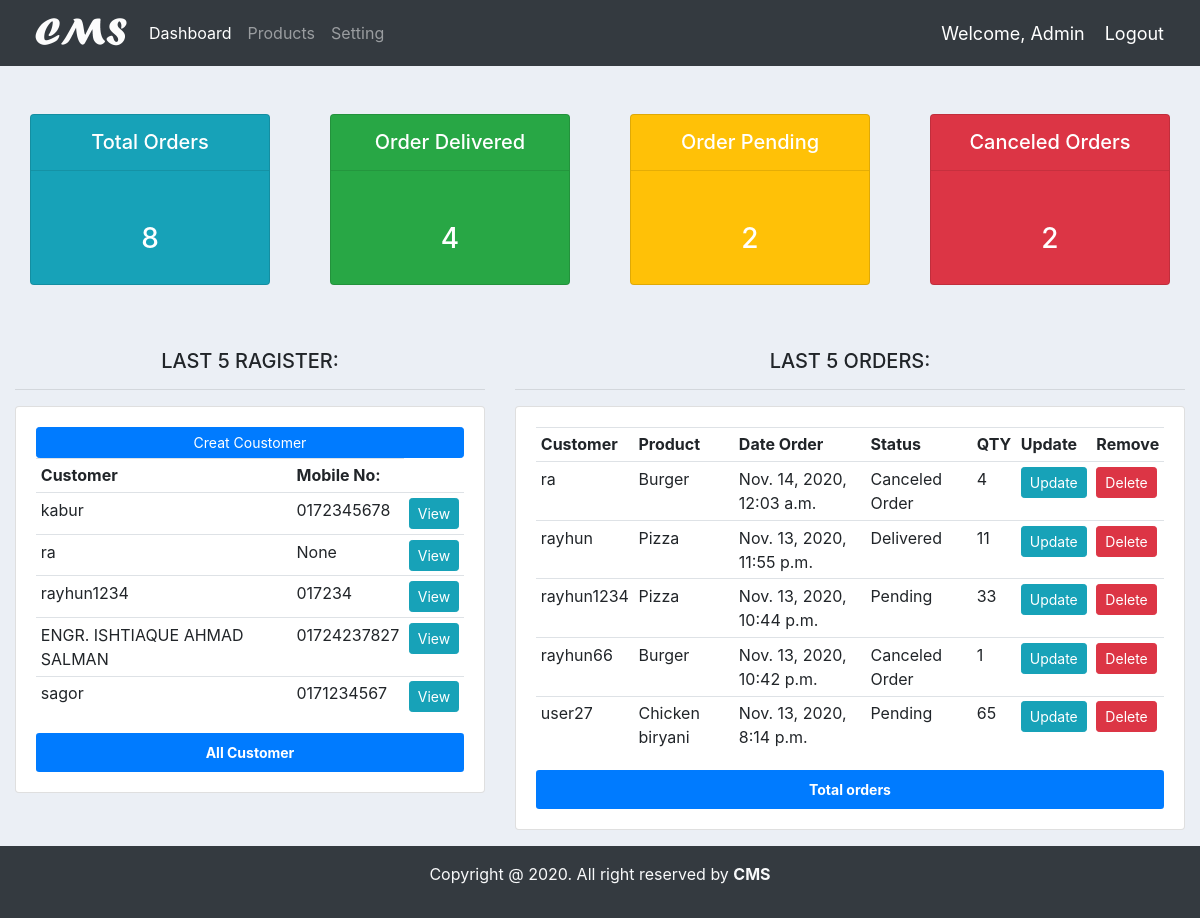
Page / (signed in) on the earlier database version.
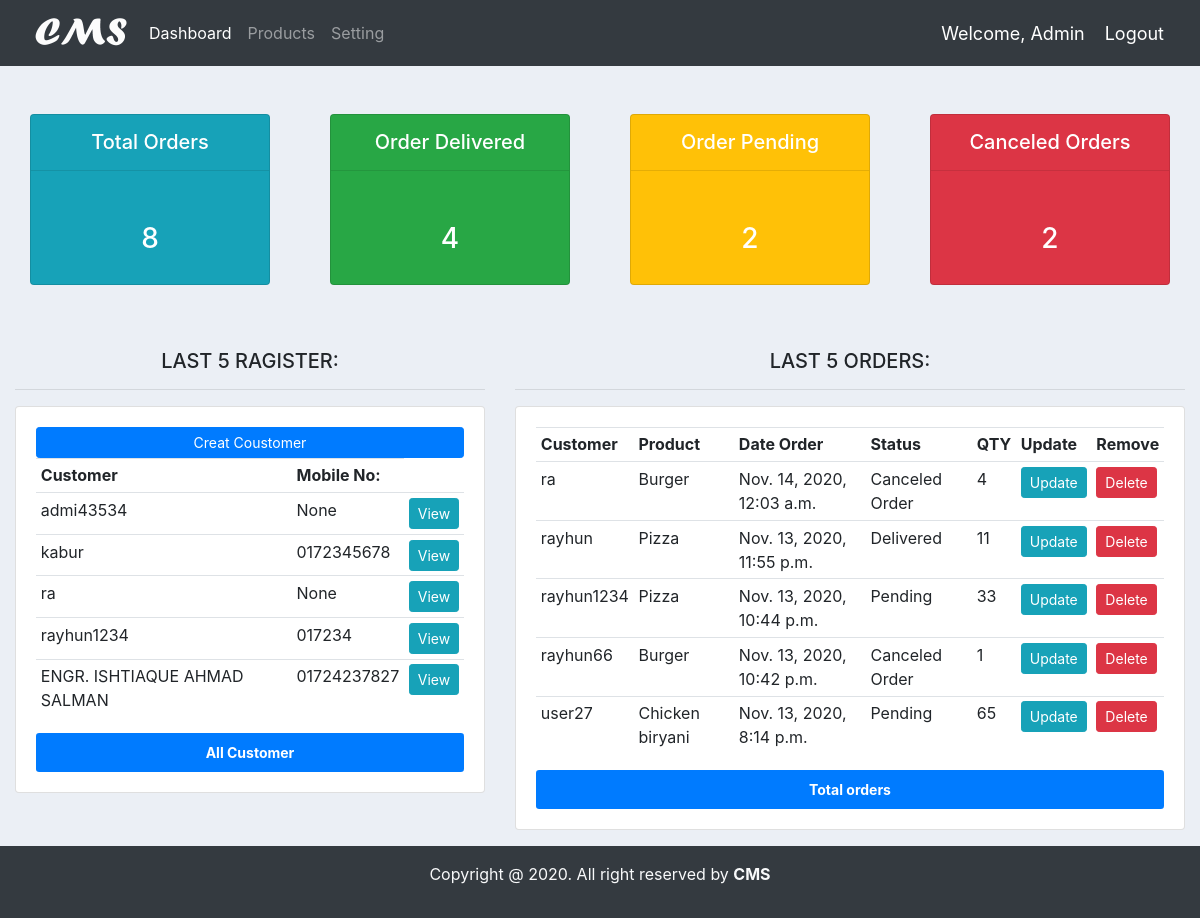
Same page on the later database version.
### accounts/models.py (models this page shows, shortened)
class Customer(models.Model):
    user = models.OneToOneField(User, null=True, blank=True, on_delete=models.CASCADE)
    name = models.CharField(max_length=200, null=True)
    phone = models.CharField(max_length=200, null=True)
    email = models.CharField(max_length=200, null=True)
    profile_pic = models.ImageField(default="demo.jpg", null=True, blank=True)
    date_created = models.DateTimeField(auto_now_add=True, null=True)
    def __str__(self):
        return str(self.name)

class Order(models.Model):
    STATUS = (
        ('Pending','Pending'),
        ('Canceled Order','Canceled Order'),
        ('Delivered','Delivered')
        )
    customer = models.ForeignKey(Customer, null=True, on_delete=models.SET_NULL)
    Product = models.ForeignKey(Product, null=True, on_delete=models.SET_NULL)
    date_created = models.DateTimeField(auto_now_add=True, null=True)
    statur = models.CharField(max_length=200, null=True, choices=STATUS)
    note = models.CharField(max_length=200, null=True)
    order_content = models.DecimalField(max_digits= 10000, null=True, decimal_places=0)

class Product(models.Model):
    CATAGORY = (
        ('Indoor','Indoor'),
        ('Out Door','Out Door'),
    )
    name = models.CharField(max_length=200, null=True)
    price = models.FloatField(null=True)
    catagory = models.CharField(max_length=200, null=True, choices=CATAGORY)
    descriprion = models.CharField(max_length=500 ,null=True, blank=True)
    data_created = models.DateTimeField(auto_now_add=True)
    tags = models.ManyToManyField(Tag)
    def __str__(self):
        return str(self.name)

### accounts/decorators.py (the view)
    def wrapper_func(request, *args, **kwargs):
        group = None
        if request.user.groups.exists():
            group = request.user.groups.all()[0].name
        if group == 'customer':
            return redirect('user_profile')
        elif group == 'admin':
            return view_func(request, *args, **kwargs)
        else:
            context = {}
            return render(request, 'accounts/customer_not_auth.html', context)

### accounts/views.py (called while the page is built)
@login_required(login_url='login')
@admin_only
def home(request):
    orders = Order.objects.all()
    last_five = orders.order_by('-date_created')[0:5]
    customers = Customer.objects.all()
    last_five_customer = customers.order_by('-date_created')[:5]
    total_orders = orders.count()
    order_delivered = orders.filter(statur='Delivered').count()
    order_pending = orders.filter(statur='Pending').count()
    order_cancels = orders.filter(statur='Canceled Order').count()
    context = {
        'last_five':last_five,
        'last_five_customer':last_five_customer,
        'total_orders':total_orders,
        'order_delivered':order_delivered,
        'order_pending':order_pending,
        'order_cancels':order_cancels
    }
    return render(request, 'accounts/dashbord.html',context)

### accounts/templates/accounts/dashbord.html
{% extends 'accounts/main.html' %}
{% block content %}
<div class="container-fluid">
    {% include 'accounts/status.html' %}
    <div class="row">
        <div class="col-md-5">
            <h5 class="text-center">LAST 5 RAGISTER:</h5>
            <hr>
            <div class="card card-body">
                <a class="btn btn-primary btn-sm btn-block" href="{% url 'create_customer' %}">Creat Coustomer</a>
                <table class="table table-sm">
                    <tr>
                        <th>Customer</th>
                        <th>Mobile No:</th>
                    </tr>
                    {% for customer in last_five_customer %}
                    <tr>
                        <td>{{ customer.name }}</td>
                        <td>{{ customer.phone }}</td>
                        <td><a class="btn btn-sm btn-info" href="{% url 'customer' customer.pk %}">View</a></td>
                    </tr>
                    {% endfor %}
                </table>
                <div class="see_all">
                    <a href="{% url 'customer_list_all' %}" class="bg-primary p-2 text-white btn btn-sm w-100">
                        <strong>All Customer</strong>
                    </a>
                </div>
            </div>
        </div>
        <div class="col-md-7">
            <h5 class="text-center">LAST 5 ORDERS:</h5>
            <hr>
            <div class="card card-body">
                <table class="table table-sm">
                    <tr>
                        <th>Customer</th>
                        <th>Product</th>
                        <th>Date Order</th>
                        <th>Status</th>
                        <th>QTY</th>
                        <th>Update</th>
                        <th>Remove</th>
                    </tr>
                    {% for order in last_five %}
                    <tr>
                        <td>{{ order.customer }}</td>
                        <td>{{ order.Product }}</td>
                        <td>{{ order.date_created }}</td>
                        <td>{{ order.statur }}</td>
                        <td>{{ order.order_content }}</td>
                        <td><a class="btn btn-sm btn-info" href="{% url 'update_order' order.pk %}">Update</a></td>
                        <td><a class="btn btn-sm btn-danger" href="{% url 'delete_order' order.pk %}">Delete</a></td>
                    </tr>
                    {% endfor %}
                </table>
                <a href="{% url 'order_list' %}" class="bg-primary p-2 text-white btn btn-sm w-100"><strong>Total orders</strong></a>
            </div>
        </div>
    </div>
</div>
{% endblock %}

Differences in the rows shown:
no longer on this page (row unchanged): Customer: name "sagor", phone "0171234567"
added Customer: name "admi43534", phone "None"
